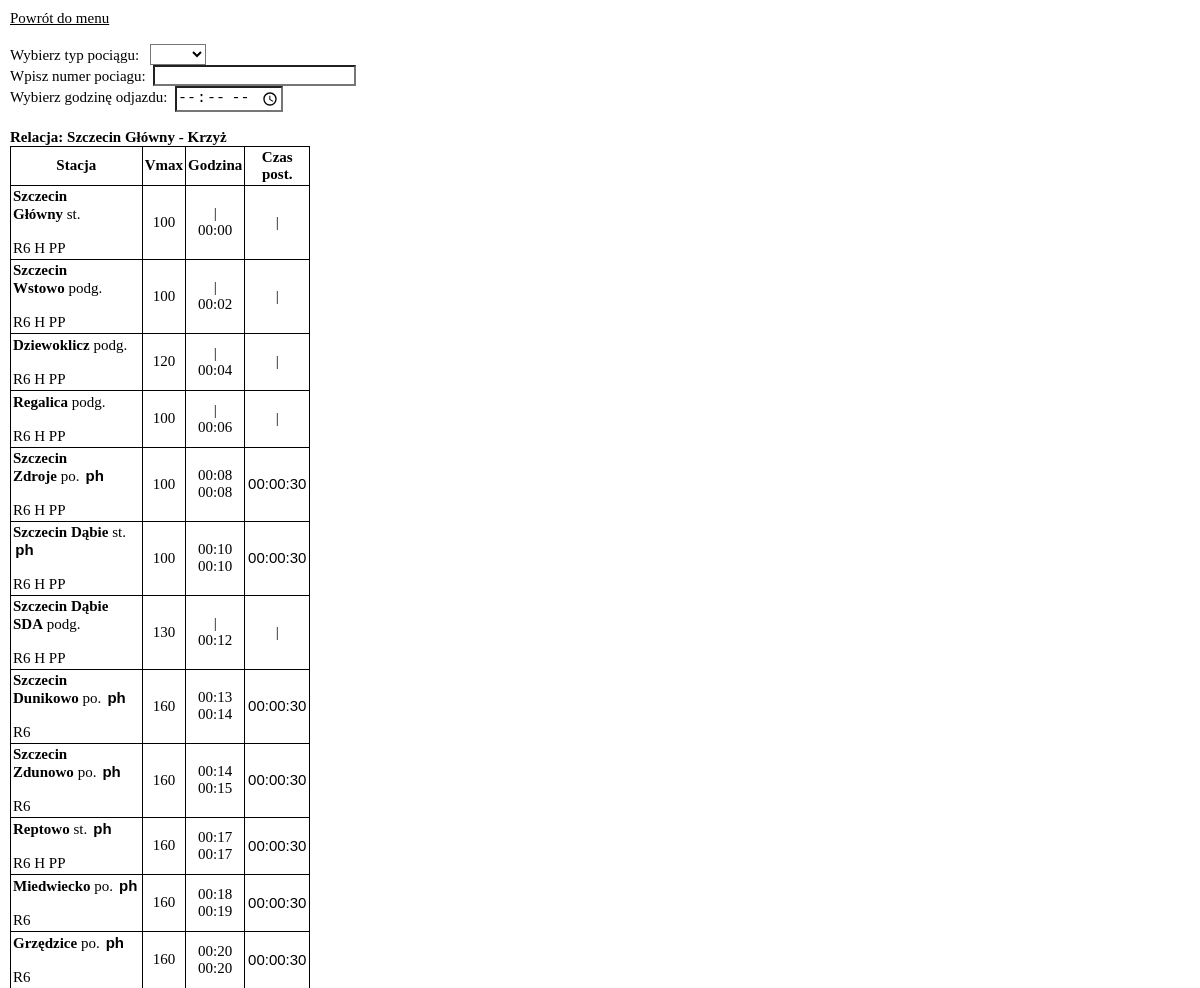
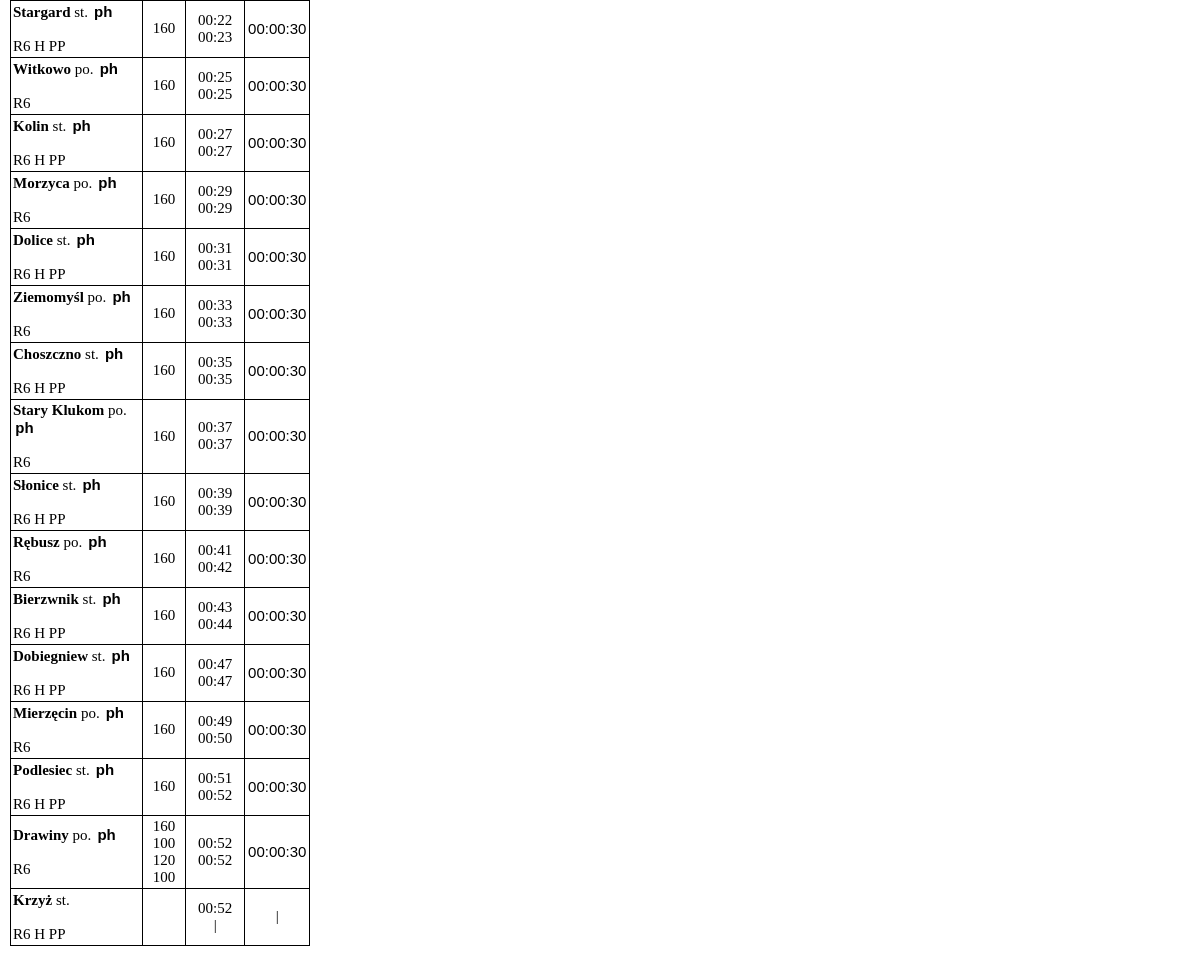
Page /rozklad.php?id_trasy=6 on the committed database (2 pictures, top to bottom).
### tables this page shows
CREATE TABLE `stacje` (
  `id_stacji` int(11) NOT NULL,
  `nazwa_stacji` varchar(255) DEFAULT NULL,
  `typ_stacji_id` int(11) DEFAULT NULL,
  `uwagi` text DEFAULT NULL,
  `linia_kolejowa` text DEFAULT NULL
);

CREATE TABLE `typy_stacji` (
  `id_typu_stacji` int(11) NOT NULL,
  `nazwa_typu_stacji` varchar(255) DEFAULT NULL,
  `skrot_typu_stacji` varchar(20) DEFAULT NULL
);

### rozklad.php (the view, shortened to what this page needs)
<!DOCTYPE html>
<html lang="en">
<head>
</head>
<body>
    <a href="index.php">Powrót do menu</a><br><br>
    <form action="" method="POST">
        Wybierz typ pociągu: &nbsp
        <?php
            $polaczenie=mysqli_connect("localhost","root","","stacje");
            $zapytanie="SELECT * FROM typ_pociagow";
            $wyslij=mysqli_query($polaczenie,$zapytanie);
            echo "<select name='typ'>";
            echo "<option>".""."</option>";
            while ($row=mysqli_fetch_array($wyslij)){
                echo "<option>".$row['skrot']."</option>";
            }
            echo "</select><br>";
        ?>
        Wpisz numer pociagu: &nbsp<input type="number" name="nr_poc"><br>
        Wybierz godzinę odjazdu: &nbsp<input onchange="this.form.submit()" type="time" name="czas"><br><br>
    </form>
    <?php
    $trasa=$_GET['id_trasy'];
    $polaczenie=mysqli_connect("localhost","root","","rozklad");
    $zapytanie1="SELECT st.nazwa_stacji FROM trasy tr inner join stacje st on st.id_stacji=tr.id_stacji_poczatkowej inner join stacje st2 on st2.id_stacji=tr.id_stacji_koncowej where id_trasy=$trasa;";
    $wyslij1=mysqli_query($polaczenie,$zapytanie1);
    while ($row1=mysqli_fetch_array($wyslij1)){
        $st_pocz=$row1['nazwa_stacji'];
    }
    $zapytanie2="SELECT st2.nazwa_stacji FROM trasy tr inner join stacje st on st.id_stacji=tr.id_stacji_poczatkowej inner join stacje st2 on st2.id_stacji=tr.id_stacji_koncowej where id_trasy=$trasa;";
    $wyslij2=mysqli_query($polaczenie,$zapytanie2);
    while ($row2=mysqli_fetch_array($wyslij2)){
        $st_konc=$row2['nazwa_stacji'];
    }
    echo" <b>Relacja: ".$st_pocz." - ".$st_konc."</b>";
    $polaczenie=mysqli_connect("localhost","root","","rozklad");
    $zapytanie3="SELECT s.id_stacji AS id_stacji, s.nazwa_stacji AS nazwa_stacji, ts.id_typu_stacji AS id_typ_st, ts.skrot_typu_stacji AS typ, sn.kolejnosc AS kolejnosc, s.uwagi AS Uwagi, SEC_TO_TIME(SUM(TIME_TO_SEC(ck.czas_przejazdu))) AS czas, ps.predkosc AS predkosc FROM stacje_na_trasie sn JOIN stacje s ON sn.id_stacji = s.id_stacji JOIN typy_stacji ts ON s.typ_stacji_id = ts.id_typu_stacji LEFT JOIN czasy_kursowania ck ON sn.id_trasy = ck.id_trasy AND sn.id_stacji = ck.id_stacji_początkowej LEFT JOIN predkosci_stacje ps ON sn.id_stacji = ps.id_stacji_początkowej AND ck.id_stacji_końcowej = ps.id_stacji_końcowej WHERE sn.id_trasy = $trasa GROUP BY s.id_stacji, s.nazwa_stacji, ts.id_typu_stacji, ts.skrot_typu_stacji, sn.kolejnosc, s.uwagi ORDER BY sn.kolejnosc;";
    $wyslij3=mysqli_query($polaczenie,$zapytanie3);
    echo "<form action='' method='POST'>"."<table>";
    echo "<tr style='text-align: center'>"."".""."<th colspan='2'>"."Stacja"."</th>"."<th>Vmax</th>"."<th>"."Godzina"."</th>".
    "<th>"."Czas <br> post. "."</th>"."</tr>";
    $godzina = (int)strtotime(@$_SESSION["czas"]);
    $i = 0;
    while ($row3=mysqli_fetch_array($wyslij3)){
        $temp = (int)strtotime("00:00");
        $delay = (int)strtotime($row3["czas"]);
        $postoj=(int)strtotime($_SESSION["postoje"][$i])-$temp;
        if ($row3["id_typ_st"]==3 or $row3["id_typ_st"]==4 or $row3["kolejnosc"]=="1" or $row3["kolejnosc"]==mysqli_num_rows($wyslij3) or empty($_SESSION["typy"][$i])) {
            $postoj=0;
        }
        $czas = $delay - $temp;
        $odjazd = date("H:i", $godzina+$postoj);
        $przyjazd= date("H:i", $godzina);
        echo "<tr>"."<td colspan='2'><b>".$row3['nazwa_stacji']."</b>&nbsp".$row3['typ'];
        $zapytanie4="SELECT * FROM postoje";
        $wyslij4=mysqli_query($polaczenie,$zapytanie4);
        echo "&nbsp<select id='postoj' onchange='this.form.submit()' name='typPostoj".$row3["id_stacji"]."'><option>".""."</option>";
        while ($row4=mysqli_fetch_array($wyslij4)){
            if($row3['id_typ_st']==3 or $row3['id_typ_st']==4 or $row3["kolejnosc"]=="1" or $row3["kolejnosc"]==mysqli_num_rows($wyslij3) ){
            }
                else{
                if ($row4['typ_postoj']==$_SESSION["typy"][$i]) {
                    echo "<option selected>".$row4['typ_postoj']."</option>";
                }else {
                    echo "<option>".$row4['typ_postoj']."</option>";
                }
            }
        }
        echo "</select><br>";
        echo"<br>".$row3['Uwagi']."</td>"."";
        echo "<td style='text-align: center'>".$row3['predkosc']."</td>";
        echo"<td style='text-align: center'>";
        if ($row3["kolejnosc"]=="1") {
            echo "|<br>";
            echo $odjazd;
        }else if($row3["kolejnosc"]==mysqli_num_rows($wyslij3)) {
            echo $przyjazd;
            echo "<br>|";
        }else{
            if($row3["id_typ_st"]==3 or $row3["id_typ_st"]==4 or empty($_SESSION["typy"][$i])){
                echo "|<br>";
                echo $odjazd;
            }else{
                echo $przyjazd;
                echo "<br>";
                echo $odjazd;
            }
        }
        echo"<td style='text-align: center'>";
        if ($row3["id_typ_st"]==3 or $row3["id_typ_st"]==4 or $row3["kolejnosc"]=="1" or $row3["kolejnosc"]==mysqli_num_rows($wyslij3) or empty($_SESSION["typy"][$i])) {
            echo "|";
        }else {
            echo "<input onchange='this.form.submit()' type='text' name='postoj".$row3['id_stacji']."' style='width: 60px' value='".$_SESSION["postoje"][$i]."'";
        }
        echo "</td>";
        echo "</td>"."</tr>";
        $godzina+=$postoj+$czas;
        $i++;
    }
    echo "</form>"."</table>";
?>
</body>
</html>

### rozklad.php (style rules this page uses)
* { font-size: 15px; background-color: white; color: black; margin: 0; padding: 0; }
body { padding: 10px; }
table { border-collapse: collapse; width: 20%; }
td, th { border: 1px solid black; padding: 2px; }
tr { height: 1px; }
table input, table select { text-align: center; border: none; appearance: none; -webkit-appearance: none; -moz-appearance: none; }
#postoj { font-weight: bold; }

### rows in the picture
stacje: nazwa_stacji "Szczecin Główny", typ_stacji.skrot_typu_stacji "st.", uwagi "R6 H PP", predkosc "100"
stacje: nazwa_stacji "Krzyż", typ_stacji.skrot_typu_stacji "st.", uwagi "R6 H PP"
stacje: nazwa_stacji "Szczecin Wstowo", typ_stacji.skrot_typu_stacji "podg.", uwagi "R6 H PP", predkosc "100"
stacje: nazwa_stacji "Dziewoklicz", typ_stacji.skrot_typu_stacji "podg.", uwagi "R6 H PP", predkosc "120"
stacje: nazwa_stacji "Regalica", typ_stacji.skrot_typu_stacji "podg.", uwagi "R6 H PP", predkosc "100"
stacje: nazwa_stacji "Szczecin Zdroje", typ_stacji.skrot_typu_stacji "po.", uwagi "R6 H PP", predkosc "100", postoje "00:00:30"
stacje: nazwa_stacji "Szczecin Dąbie", typ_stacji.skrot_typu_stacji "st.", uwagi "R6 H PP", predkosc "100", postoje "00:00:30"
stacje: nazwa_stacji "Szczecin Dąbie SDA", typ_stacji.skrot_typu_stacji "podg.", uwagi "R6 H PP", predkosc "130"
stacje: nazwa_stacji "Szczecin Dunikowo", typ_stacji.skrot_typu_stacji "po.", uwagi "R6", predkosc "160", postoje "00:00:30"
stacje: nazwa_stacji "Szczecin Zdunowo", typ_stacji.skrot_typu_stacji "po.", uwagi "R6", predkosc "160", postoje "00:00:30"
stacje: nazwa_stacji "Reptowo", typ_stacji.skrot_typu_stacji "st.", uwagi "R6 H PP", predkosc "160", postoje "00:00:30"
stacje: nazwa_stacji "Miedwiecko", typ_stacji.skrot_typu_stacji "po.", uwagi "R6", predkosc "160", postoje "00:00:30"
stacje: nazwa_stacji "Grzędzice", typ_stacji.skrot_typu_stacji "po.", uwagi "R6", predkosc "160", postoje "00:00:30"
stacje: nazwa_stacji "Stargard", typ_stacji.skrot_typu_stacji "st.", uwagi "R6 H PP", predkosc "160", postoje "00:00:30"
stacje: nazwa_stacji "Witkowo", typ_stacji.skrot_typu_stacji "po.", uwagi "R6", predkosc "160", postoje "00:00:30"
stacje: nazwa_stacji "Kolin", typ_stacji.skrot_typu_stacji "st.", uwagi "R6 H PP", predkosc "160", postoje "00:00:30"
stacje: nazwa_stacji "Morzyca", typ_stacji.skrot_typu_stacji "po.", uwagi "R6", predkosc "160", postoje "00:00:30"
stacje: nazwa_stacji "Dolice", typ_stacji.skrot_typu_stacji "st.", uwagi "R6 H PP", predkosc "160", postoje "00:00:30"
stacje: nazwa_stacji "Ziemomyśl", typ_stacji.skrot_typu_stacji "po.", uwagi "R6", predkosc "160", postoje "00:00:30"
stacje: nazwa_stacji "Choszczno", typ_stacji.skrot_typu_stacji "st.", uwagi "R6 H PP", predkosc "160", postoje "00:00:30"
stacje: nazwa_stacji "Stary Klukom", typ_stacji.skrot_typu_stacji "po.", uwagi "R6", predkosc "160", postoje "00:00:30"
stacje: nazwa_stacji "Słonice", typ_stacji.skrot_typu_stacji "st.", uwagi "R6 H PP", predkosc "160", postoje "00:00:30"
stacje: nazwa_stacji "Rębusz", typ_stacji.skrot_typu_stacji "po.", uwagi "R6", predkosc "160", postoje "00:00:30"
stacje: nazwa_stacji "Bierzwnik", typ_stacji.skrot_typu_stacji "st.", uwagi "R6 H PP", predkosc "160", postoje "00:00:30"
stacje: nazwa_stacji "Dobiegniew", typ_stacji.skrot_typu_stacji "st.", uwagi "R6 H PP", predkosc "160", postoje "00:00:30"
stacje: nazwa_stacji "Mierzęcin", typ_stacji.skrot_typu_stacji "po.", uwagi "R6", predkosc "160", postoje "00:00:30"
stacje: nazwa_stacji "Podlesiec", typ_stacji.skrot_typu_stacji "st.", uwagi "R6 H PP", predkosc "160", postoje "00:00:30"
stacje: nazwa_stacji "Drawiny", typ_stacji.skrot_typu_stacji "po.", uwagi "R6", predkosc "160 100 120 100", postoje "00:00:30"

### other values in the picture
form field value "ph"
